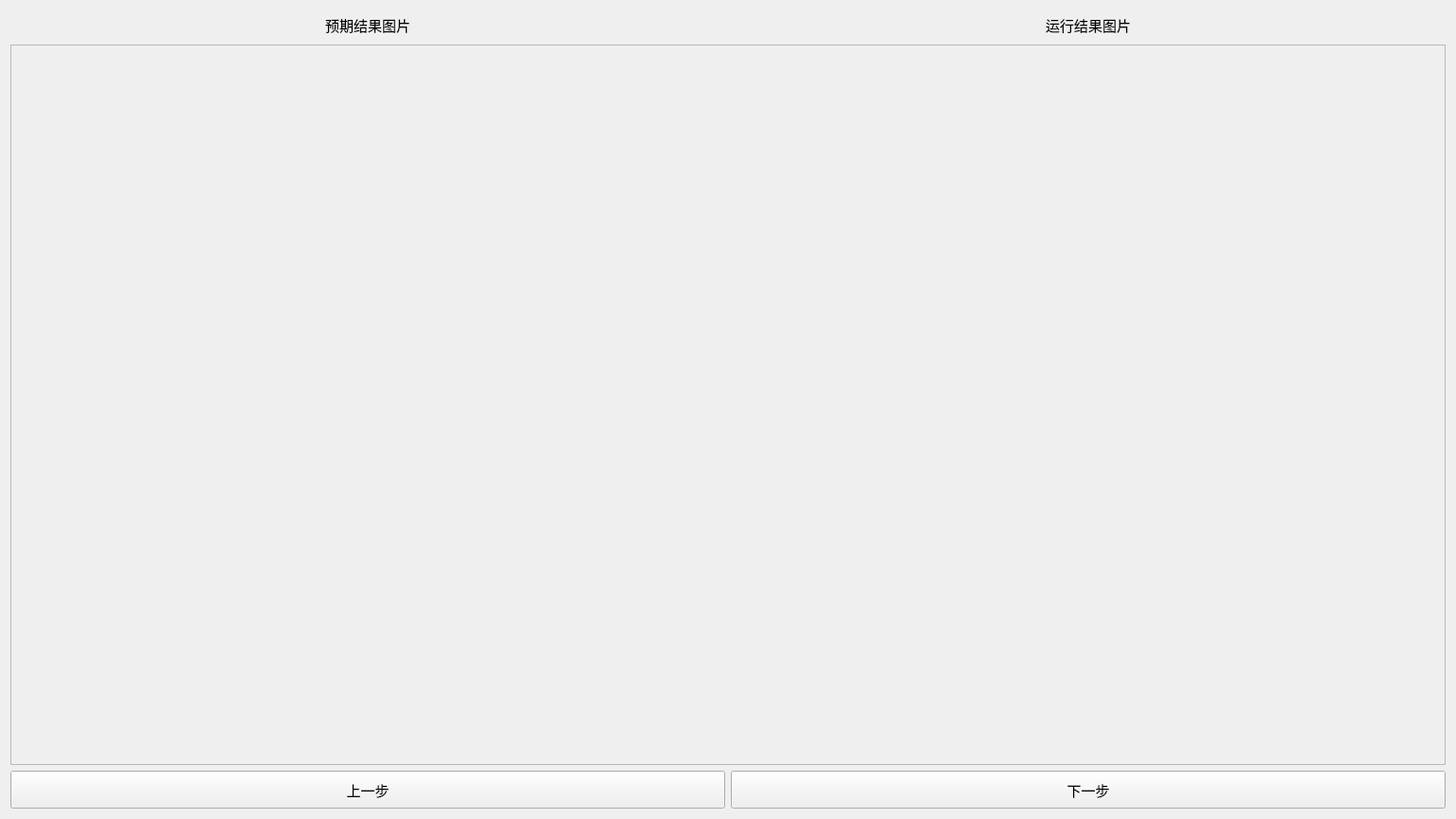
<?xml version="1.0" encoding="UTF-8"?>
<ui version="4.0">
 <class>imageComparison</class>
 <widget class="QWidget" name="imageComparison">
  <property name="geometry">
   <rect>
    <x>0</x>
    <y>0</y>
    <width>1536</width>
    <height>864</height>
   </rect>
  </property>
  <property name="minimumSize">
   <size>
    <width>1536</width>
    <height>864</height>
   </size>
  </property>
  <property name="font">
   <font>
    <family>Microsoft YaHei UI</family>
    <pointsize>11</pointsize>
   </font>
  </property>
  <property name="windowTitle">
   <string>NotFound</string>
  </property>
  <layout class="QGridLayout" name="gridLayout">
   <item row="0" column="0">
    <layout class="QVBoxLayout" name="verticalLayout">
     <item>
      <layout class="QHBoxLayout" name="informationLayout">
       <item>
        <spacer name="expectLeft">
         <property name="orientation">
          <enum>Qt::Horizontal</enum>
         </property>
         <property name="sizeHint" stdset="0">
          <size>
           <width>40</width>
           <height>20</height>
          </size>
         </property>
        </spacer>
       </item>
       <item>
        <widget class="QLabel" name="expect">
         <property name="maximumSize">
          <size>
           <width>16777215</width>
           <height>30</height>
          </size>
         </property>
         <property name="font">
          <font>
           <family>Microsoft YaHei UI</family>
           <pointsize>11</pointsize>
           <weight>50</weight>
           <bold>false</bold>
          </font>
         </property>
         <property name="text">
          <string>预期结果图片</string>
         </property>
        </widget>
       </item>
       <item>
        <spacer name="expectRight">
         <property name="orientation">
          <enum>Qt::Horizontal</enum>
         </property>
         <property name="sizeHint" stdset="0">
          <size>
           <width>40</width>
           <height>20</height>
          </size>
         </property>
        </spacer>
       </item>
       <item>
        <spacer name="runtimeLeft">
         <property name="orientation">
          <enum>Qt::Horizontal</enum>
         </property>
         <property name="sizeHint" stdset="0">
          <size>
           <width>40</width>
           <height>20</height>
          </size>
         </property>
        </spacer>
       </item>
       <item>
        <widget class="QLabel" name="runtime">
         <property name="maximumSize">
          <size>
           <width>16777215</width>
           <height>30</height>
          </size>
         </property>
         <property name="font">
          <font>
           <family>Microsoft YaHei UI</family>
           <pointsize>11</pointsize>
           <weight>50</weight>
           <bold>false</bold>
          </font>
         </property>
         <property name="text">
          <string>运行结果图片</string>
         </property>
        </widget>
       </item>
       <item>
        <spacer name="runtimeRight">
         <property name="orientation">
          <enum>Qt::Horizontal</enum>
         </property>
         <property name="sizeHint" stdset="0">
          <size>
           <width>40</width>
           <height>20</height>
          </size>
         </property>
        </spacer>
       </item>
      </layout>
     </item>
     <item>
      <widget class="QFrame" name="graphicsFrame">
       <property name="frameShape">
        <enum>QFrame::StyledPanel</enum>
       </property>
       <property name="frameShadow">
        <enum>QFrame::Raised</enum>
       </property>
      </widget>
     </item>
     <item>
      <layout class="QHBoxLayout" name="controlLayout">
       <item>
        <widget class="QPushButton" name="preBtn">
         <property name="maximumSize">
          <size>
           <width>16777215</width>
           <height>40</height>
          </size>
         </property>
         <property name="text">
          <string>上一步</string>
         </property>
        </widget>
       </item>
       <item>
        <widget class="QPushButton" name="nextBtn">
         <property name="maximumSize">
          <size>
           <width>16777215</width>
           <height>40</height>
          </size>
         </property>
         <property name="text">
          <string>下一步</string>
         </property>
        </widget>
       </item>
      </layout>
     </item>
    </layout>
   </item>
  </layout>
 </widget>
 <resources/>
 <connections/>
</ui>
